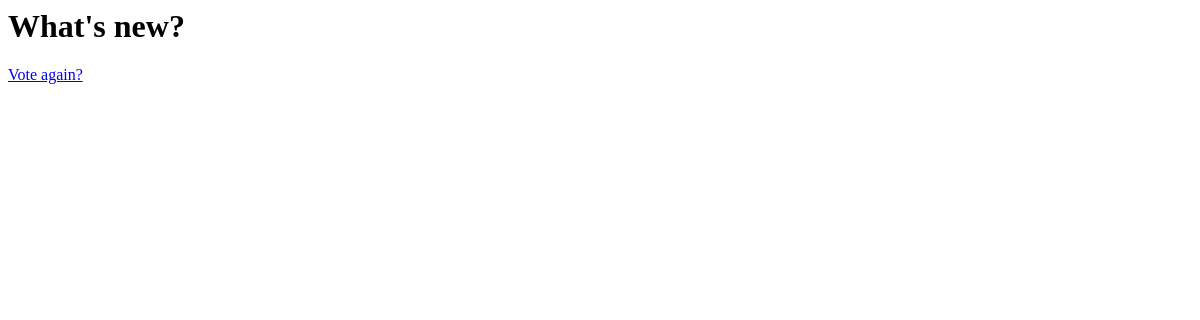
/polls/1/results/, run on an earlier commit of the app's database.
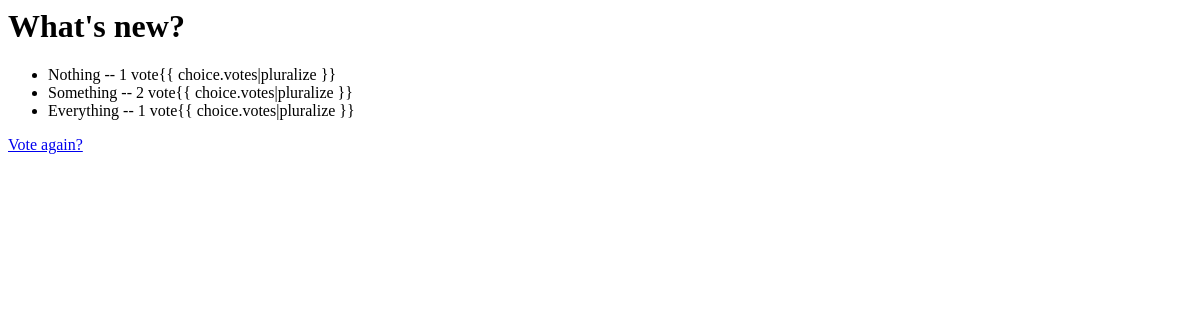
And on a later commit of the database.
### polls/models.py (models this page shows, shortened)
class Question(models.Model):
    question_text = models.CharField(max_length=200)
    pub_date = models.DateTimeField("date published")

class Choice(models.Model):
    question = models.ForeignKey(Question, on_delete=models.CASCADE)
    choice_text = models.CharField(max_length=200)
    votes = models.IntegerField(default=0)

### polls/views.py (the view)
# urls.py: path("<int:question_id>/results/", views.results, name="results"),
def results(request: HttpRequest, question_id: int):
    question = get_object_or_404(Question, pk=question_id)
    return render(request, "polls/results.html", {"question": question})

### polls/templates/polls/results.html
<h1>{{ question.question_text }}</h1>
<ul>
  {% for choice in question.choice_set.all %}
  <li>
    {{ choice.choice_text }} -- {{ choice.votes }} vote{{ choice.votes|pluralize
    }}
  </li>
  {% endfor %}
</ul>
<a href="{% url 'polls:detail' question.id %}">Vote again?</a>

What changed in the data, as far as the page shows it:
added Choice: choice_text "Nothing", votes "1"
added Choice: choice_text "Something", votes "2"
added Choice: choice_text "Everything", votes "1"
